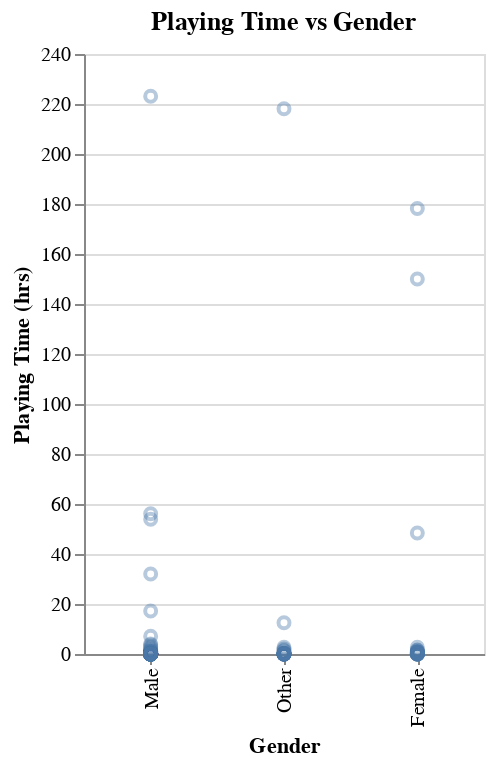

Notebook cell for this chart:
### Code cell
# played hours vs gender 

gender_sort=['Male', 'Other', 'Female']
gender_chart=alt.Chart(player_training, title='Playing Time vs Gender').mark_point(opacity=0.4).encode(
    x=alt.X('gender', title='Gender', sort=gender_sort),
    y=alt.Y('played_hours', title='Playing Time (hrs)')).properties(
    width=200,
    height=300)
gender_chart

### Figure 1 — Vega-Lite specification as saved in the notebook (floating-point values rounded to 4 significant figures; data arrays with more than 128 entries replaced by an {"elided": "..."} marker saying what was removed)
{"config": {"view": {"continuousWidth": 300, "continuousHeight": 300}}, "data": {"name": "data-f5e70e4359a36d20c302a2142a593862"}, "mark": {"type": "point", "opacity": 0.4}, "encoding": {"x": {"field": "gender", "sort": ["Male", "Other", "Female"], "title": "Gender", "type": "nominal"}, "y": {"field": "played_hours", "title": "Playing Time (hrs)", "type": "quantitative"}}, "height": 300, "title": "Playing Time vs Gender", "width": 200, "$schema": "https://vega.github.io/schema/vega-lite/v5.20.1.json", "datasets": {"data-f5e70e4359a36d20c302a2142a593862": {"elided": "147 records"}}}
